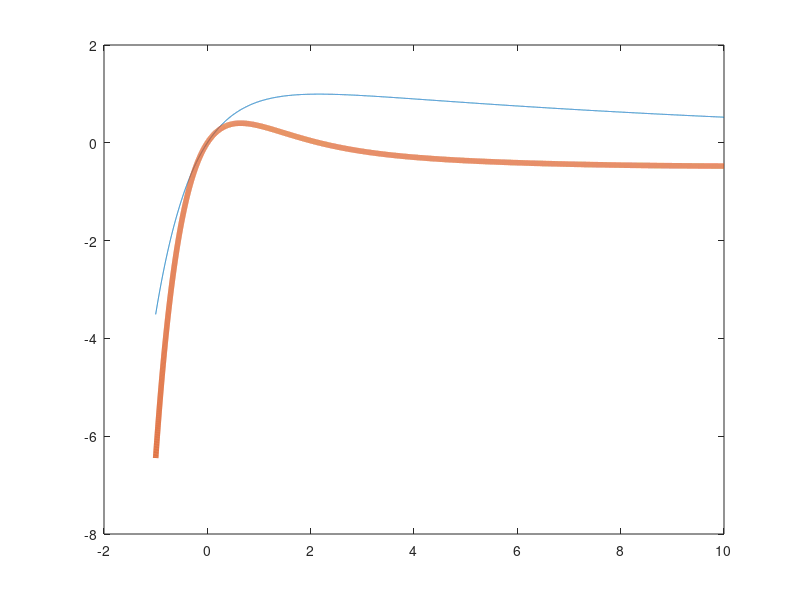

This chart was generated by the following MATLAB code:
%%% Problem 1
%%% Implement the Bisection method as we did in the Week 5 Coding Lecture
t = (-1 : 0.001 : 10);
c = 1.3 * (exp(- t / 11) - exp(- 4 * t / 3));
dc = 1.3 * ((- t / 11) .* exp(- t / 11) - (- 4 * t / 3) .* exp(- 4 * t / 3));
plot(t, c, t, dc, 'LineWidth', 4);

a = 10;
b = -1;
df_a = 1.3 * ((- a / 11) .* exp(- a / 11) - (- 4 * a / 3) .* exp(- 4 * a / 3));
df_b = 1.3 * ((- b / 11) .* exp(- b / 11) - (- 4 * b / 3) .* exp(- 4 * b / 3));
tmid = (a + b) / 2;
df_mid = 1.3 * ((- tmid / 11) .* exp(- tmid / 11) - (- 4 * tmid / 3) .* exp(- 4 * tmid / 3));
while abs(df_mid) >= 1e-8
    if sign(df_mid) == sign(df_a)
        a = tmid;
    else 
        b = tmid;
    end
    tmid = (a + b) / 2;
    df_mid = 1.3 * ((- tmid / 11) .* exp(- tmid / 11) - (- 4 * tmid / 3) .* exp(- 4 * tmid / 3));
    df_a = 1.3 * ((- a / 11) .* exp(- a / 11) - (- 4 * a / 3) .* exp(- 4 * a / 3));
    df_b = 1.3 * ((- b / 11) .* exp(- b / 11) - (- 4 * b / 3) .* exp(- 4 * b / 3));
end

format long;
A1 = tmid;
A2 = 1.3 * (exp(- tmid / 11) - exp(- 4 * tmid / 3));
A3 = abs(df_mid);

%%% Problem 2
%%% Implement Newton's method as we did in the Week 5 Coding Lecture

x = 2;
A4 = 1;
while abs(2 * x) >= 1e-8
    x = x - x;
    A4 = A4 + 1;
end
A5 = x;


x = 2;
A6 = 1;
while abs(500 * x ^ 499) >= 1e-8
    x = x - (500 * x ^ 499) / (499 * 500 * x ^ 498);
    A6 = A6 + 1;
end
A7 = x;


x = 2;
A8 = 1;
while abs(1000 * x ^ 999) >= 1e-8
    x = x - (1000 * x ^ 999) / (1000 * 999 * x ^ 998);
    A8 = A8 + 1;
end
A9 = x;
